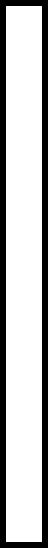
#> input picture navigation/src/testmap.png, 48 x 548 px, found by its file name
$ python RRT.py
#> lines starting #> are read from the running program, lines starting #| are printed output that depends on the picture; after the words box and inside, x2 and y2 are one past the last pixel; in counts of white or black regions, pixels touching at a corner belong together
from PIL import Image, ImageOps
import numpy as np
import matplotlib.pyplot as plt

# load img of map

img = Image.open('/home/trungle/catkin_ws/src/navigation/src/testmap.png')
#> img is the input picture: PIL image 48x548 RGB; 73.4% white; 1 black region, box (x1, y1, x2, y2) and area: (0, 0, 48, 548) 7008

img = ImageOps.grayscale(img)

np_img = np.array(img)
np_img = - np_img # invert loaded img, because 0 = free, 1 = obj
np_img[np_img > 0] = 1
# plt.set_cmap('binary')
# plt.imshow(np_img)

# save image
np.save('cspace.npy', np_img)

grid = np.load('cspace.npy')
# plt.imshow(grid)
# plt.tight_layout()
# plt.show()

class treeNode():
  def __init__(self, locationX, locationY):
    self.locationX = locationX
    self.locationY = locationY
    self.children = []
    self.parent = None

class RRTAlgorithm():
  def __init__(self, start, goal, num_iterations, grid, step_size, near_goal_dist):
    self.randomTree = treeNode(start[0], start[1])
    self.goal = treeNode(goal[0], goal[1])
    self.nearestNode = None
    self.iterations = num_iterations
    self.grid = grid
    self.rho = step_size
    self.near_goal_dist = near_goal_dist
    self.path_distance = 0
    self.nearest_dist = 10000
    self.num_waypoints = 0
    self.waypoints = []

  def add_child(self, locationX, locationY):
    if self.goal_found(np.array([locationX, locationY])):
      self.nearestNode.children.append(self.goal)
      self.goal.parent = self.nearestNode
    else:
      temp_node = treeNode(locationX, locationY)
      self.nearestNode.children.append(temp_node)
      temp_node.parent = self.nearestNode

  def sample_point(self):
    point = np.random.random(2) * np.array([self.grid.shape[1], self.grid.shape[0]])
    return point

  def steer_point(self, location_start: treeNode, location_end):
    length, u_vect = self.unit_vector(location_start, location_end)
    if 5 <= length <= self.rho:
      point = location_end
    else:
      offset = self.rho * u_vect
      point = np.array([location_start.locationX + offset[0], location_start.locationY + offset[1]])

    if point[0] >= self.grid.shape[1]:
      point[0] = self.grid.shape[1]
    if point[1] >= self.grid.shape[0]:
      point[1] = self.grid.shape[0]

    return point

  def is_in_obstacle(self, location_start: treeNode, location_end):
    length, u_vect = self.unit_vector(location_start, location_end)
    temp_point = np.array([0.0, 0.0])

    for i in range(round(length)):
      temp_point[0] = location_start.locationX + i * u_vect[0]
      temp_point[1] = location_start.locationY + i * u_vect[1]

      if grid[round(temp_point[1]), round(temp_point[0])] == 0:
        return True

    return False

  def unit_vector(self, location_start: treeNode, location_end):
    curr_location = np.array([location_start.locationX, location_start.locationY])
    vect = location_end - curr_location
    length = np.linalg.norm(vect)
    u_vect = vect/length

    return length, u_vect

  def find_nearest(self, root: treeNode, point):
    if not root:
      return
    dist = self.calc_distance(root, point)
    if dist <= self.nearest_dist:
      self.nearestNode = root
      self.nearest_dist = dist

    for child in root.children:
      self.find_nearest(child, point)

  def calc_distance(self, node1, point):
    dist = np.sqrt((node1.locationX - point[0])**2 + (node1.locationY - point[1])**2)
    return dist

  def goal_found(self, point):
    goal_dist = self.calc_distance(self.goal, point)

    if goal_dist <= self.near_goal_dist:
      return True
    return False

  def reset_nearest_values(self):
    self.nearestNode = None
    self.nearest_dist = 10000

  def retrace_rrt_path(self, goal):
    if goal.locationX == self.randomTree.locationX and goal.locationY == self.randomTree.locationY:
      return

    self.num_waypoints += 1
    current_point = np.array([goal.locationX, goal.locationY])
    self.waypoints.insert(0, current_point)
    self.retrace_rrt_path(goal.parent)

start = np.array([20.0, 22.4])
goal = np.array([10.0, 74.4])
num_iterations = 400
step_size = 8
near_goal_dist = 8

fig = plt.figure("RRT Algorithm")
plt.imshow(255-grid, cmap='binary')
plt.plot(start[0], start[1], 'ro')
plt.plot(goal[0], goal[1], 'bo')
goal_region = plt.Circle((goal[0], goal[1]), near_goal_dist, color='b', fill = False)
ax = fig.gca()
ax.add_patch(goal_region)
plt.xlabel('X-axis $(m)$')
plt.ylabel('Y-axis $(m)$')

def process_rrt(start, goal, num_iterations, step_size, near_goal_dist):
#> called with start = array of shape (2,), goal = array of shape (2,), num_iterations = 400, step_size = 8, near_goal_dist = 8
  rrt = RRTAlgorithm(start, goal, num_iterations, grid, step_size, near_goal_dist)

  for i in range(rrt.iterations):
    rrt.reset_nearest_values()
    # print("Iteration: ", i)

    point = rrt.sample_point()
    rrt.find_nearest(rrt.randomTree, point)
    new = rrt.steer_point(rrt.nearestNode, point)

    if rrt.is_in_obstacle(rrt.nearestNode, new):
      continue

    rrt.add_child(new[0], new[1])
    # plt.pause(0.10)
    # plt.plot([rrt.nearestNode.locationX, new[0]], [rrt.nearestNode.locationY, new[1]], 'go', linestyle='--')

    if rrt.goal_found(new):
      rrt.add_child(goal[0], goal[1])
      print("Goal found!")
      print(rrt.goal.locationX, rrt.goal.locationY)
      print(new[0], new[1])
      break

  rrt.retrace_rrt_path(rrt.goal)
  rrt.waypoints.insert(0, start)
  print("Number of waypoints: ", rrt.num_waypoints)

  return rrt.waypoints

waypoints = process_rrt(start, goal, num_iterations, step_size, near_goal_dist)
for i in range(len(waypoints) - 1):
    plt.plot([waypoints[i][0], waypoints[i+1][0]], [waypoints[i][1], waypoints[i+1][1]], 'ro', linestyle='--')
    plt.pause(0.10)
#> this loop made 7 passes
#> pass 1, `plt.pause(0.10)`:
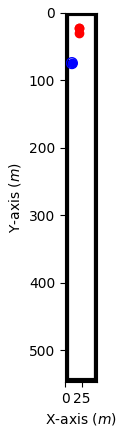
#> figure drawn by matplotlib, 1 panel

plt.show()
